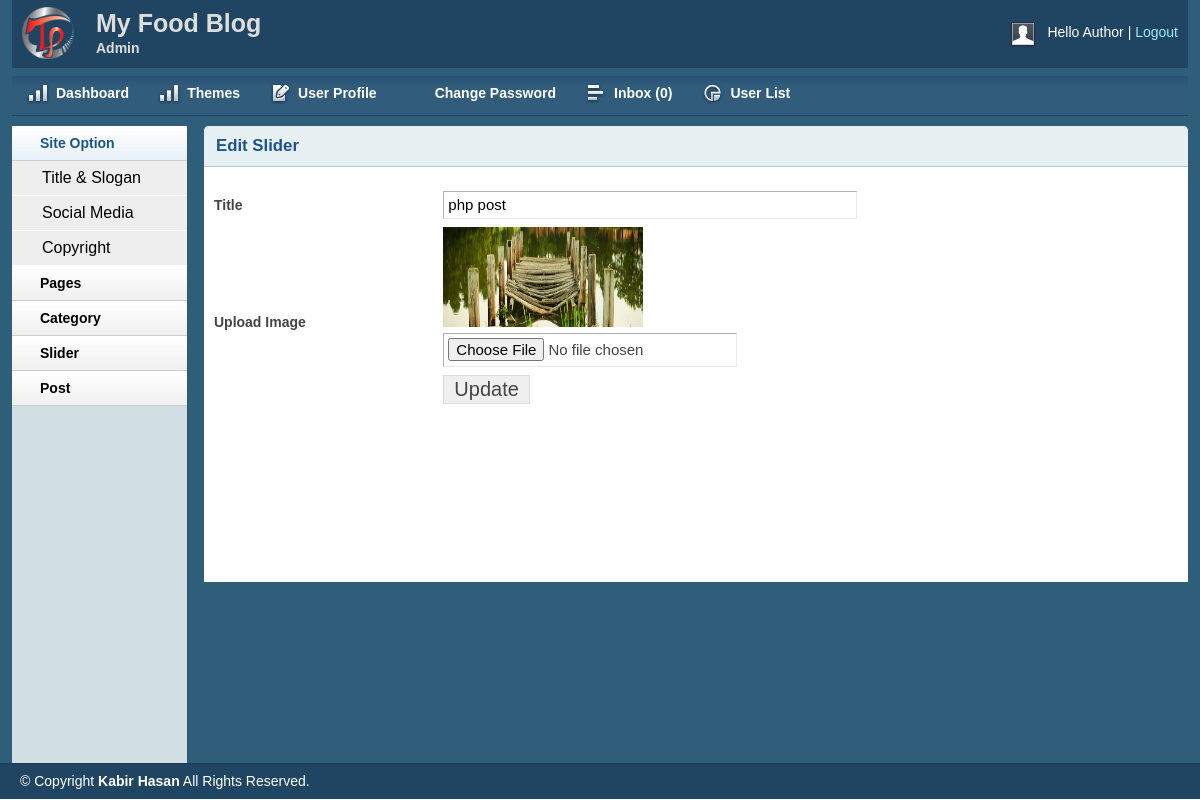
Page /admin/editSlider.php?edit_slider_id=1 (signed in) on the committed database.
### tables this page shows
CREATE TABLE `slider` (
  `id` int(11) NOT NULL,
  `slider_title` varchar(255) NOT NULL,
  `slider_image` varchar(255) NOT NULL
);

### lib/Database.php (called while the page is built, shortened)
<?php
Class Database{
	public $host   = DB_HOST;
	public $user   = DB_USER;
	public $pass   = DB_PASS;
	public $dbname = DB_NAME;
	public $link;
	private function connectDB(){
	$this->link = new mysqli($this->host, $this->user, $this->pass, $this->dbname);
 }
	public function select($query){
		$result = $this->link->query($query) or die($this->link->error.__LINE__);
		if($result->num_rows > 0){
			return $result;
		} else {
			return false;
		}
	}
}

### admin/editSlider.php (the view, shortened to what this page needs)
<?php include 'inc/a_header.php'; ?>
<?php include 'inc/a_sidebar.php'; ?>
<?php
if (!isset($_GET['edit_slider_id']) || $_GET['edit_slider_id'] == null) {
  header("Location: sliderlist.php");
}else{
  $edit_slider_id = $_GET['edit_slider_id'];
}
?>
<div class="grid_10">
   <div class="box round first grid">
    <h2>Edit Slider</h2>
    <div class="block">
       <?php
       $query = "SELECT * FROM slider WHERE id = '$edit_slider_id' ORDER BY id DESC";
       $slider = $db->select($query);
       if ($slider) {
           while ( $sliders= $slider->fetch_assoc()) {
             ?>
             <form action="" method="post" enctype="multipart/form-data">
               <table class="form">
                <tr>
                    <td>
                        <label>Title</label>
                    </td>
                    <td>
                        <input type="text" value="<?php echo $sliders['slider_title'];?>" name="title"  class="medium" />
                    </td>
                </tr>
             <tr>
                <td>
                    <label>Upload Image</label>
                </td>
                <td>
                    <img src="<?php echo $sliders['slider_image'];?>" alt="" height="100px" width="200px"><br>
                    <input type="file" name="image" />
                </td>
            </tr>
            <tr>
                <td></td>
                <td>
                    <input type="submit" name="submit" Value="Update" />
                </td>
            </tr>
        </table>
    </form>
<?php }}?>
</div>
</div>
</div>
<?php include 'inc/a_footer.php'; ?>

### admin/css/layout.css (style rules this page uses)
body { background: #fff none repeat scroll 0 0; color: #444; font-size: 14px; padding: 0; }
h1, h2, h3, h4, h5, h6 { line-height:1.2em; margin-bottom:.3em; }
h2 { margin-top:1em; }
.box { background:#fff; margin-bottom:20px; padding:10px 10px 10px 10px; margin-left:-8px; }
.box.grid { padding-bottom:40px; }
.box.round { -moz-border-radius: 5px 5px 0px 0px; -webkit-border-radius: 5px 5px 0px 0px; border-radius: 5px 5px 0px 0px; }
.box h2 { font-size:1.2em; font-weight:bold; color:#1B548D; background:#E6F0F3; margin:-10px -10px 0 -10px; padding:10px 12px; border-bottom:1px solid #B3CBD6; -moz-border-radius: 5px 5px 0px 0px; -webkit-border-radius: 5px 5px 0px 0px; border-radius: 5px 5px 0px 0px; }
.box.first { min-height: 406px; }
.block { padding-top:20px; }
table.form { width:100%; }
table.form td { padding:4px 0px; }
table.form label { font-weight:bold; }
table.form input, table.form select { font-size: 15px; padding: 4px 4px 5px 4px; border-top: 1px solid #b3b3b3; border-left: 1px solid #b3b3b3; border-right: 1px solid #eaeaea; border-bottom: 1px solid #eaeaea; }
table.form input[type="submit"] { border: 1px solid #ddd; color: #444; cursor: pointer; font-size: 20px; padding: 2px 10px; }
input.medium { width: 55%; }
.block { padding-bottom:1px; }

### rows in the picture
slider: title "php post", slider_image (picture)

### other values in the picture
Session::get('name') "Author"
